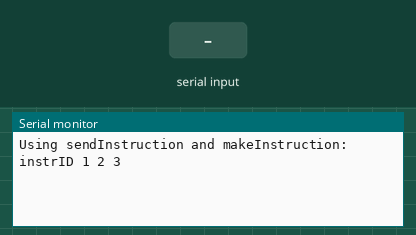
Recording of a sketch running on a simulated Arduino Uno, built with avr-gcc and run on an emulated ATmega328P. Shown: the last lines printed to the serial monitor. Inputs (shaded band) come from the test bench.

Above: at 1.3 s.
1.4 s: "setValues,1\n" received over Serial
At 2.5 s:
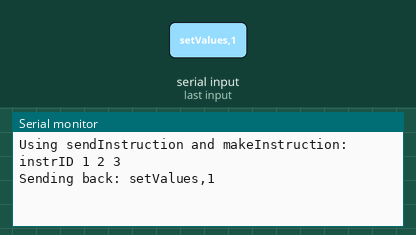
2.9 s: "getValues,1\n" received over Serial
At 3.7 s:
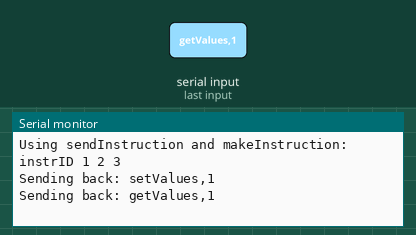
4.4 s: "setValues\n" received over Serial
At 5.6 s:
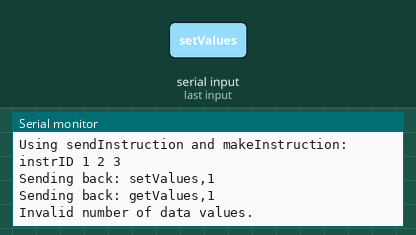
5.9 s: "getValues\n" received over Serial
At 7.1 s:
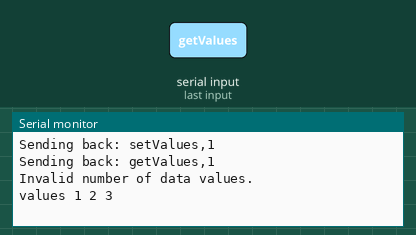
7.4 s: "90,45,200\n" received over Serial
At 8.2 s:
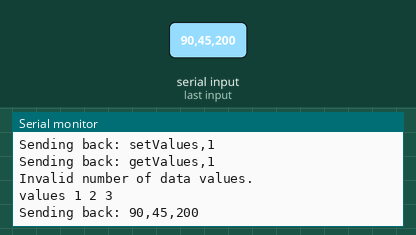
8.9 s: "90,45\n" received over Serial
At 10.4 s:
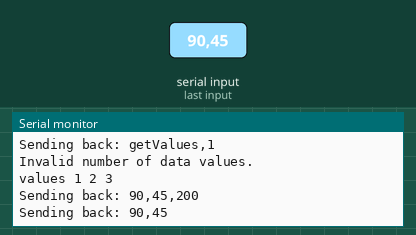

Measured:
- after the input at 1.4 s, the serial monitor: prints a new line at once (image 1)
- after the input at 2.9 s, the serial monitor: prints a new line at once (image 2)
- after the input at 4.4 s, the serial monitor: prints a new line at once (image 3)
- after the input at 5.9 s, the serial monitor: prints a new line at once (image 4)
- after the input at 7.4 s, the serial monitor: prints a new line at once (image 5)
- after the input at 8.9 s, the serial monitor: prints a new line at once (image 6)

The sketch:

driver.ino
```cpp
// Written by: Jakub Krzeptowski-Mucha
//
// The driver is an example of how a program would use the Serial_COM library. The user
// must implement the instructionInterpreter method from the Serial_COM class. It is
// recommended to implement the interpreter in the driver as it will have access to
// public object methods.


#include "Serial_COM.h"

Serial_COM serial_com;

// Sample data to be read and written by instruction interpreter
String instrID = "instrID";
int data_set[] = {1, 2, 3};
int data_set_size = sizeof(data_set) / sizeof(data_set[0]);


void setup() {
  serial_com.start();
  Serial.print("Using sendInstruction and makeInstruction: ");
  serial_com.sendInstruction(serial_com.makeInstruction(instrID, data_set, data_set_size));
}


void loop() {
  if(Serial.available()){ serial_com.instructionInterpreter(Serial.readStringUntil('\n')); }
}


// Example method that sets a set of data from data received as an instruction.
void setValues(int data[], int num_data){
  // It is important to verify the size of your instruction.
  if(num_data != data_set_size){ Serial.println("Invalid number of data values."); return; }
  for(int i=0; i<data_set_size; i++){ data_set[i] = data[i]; }
}


// Example method that sends the set of current values as an instruction, using "values" as the instructionID.
void getValues(){ serial_com.sendInstruction(serial_com.makeInstruction("values", data_set, data_set_size)); }


// When an instruction is received it is sent to the instruction interpreter where it will
// be parsed to determine the instructionID and arguments. If the instruction is valid, the
// instructionID will be used to determine which branch to execute.
//
// This function is declared as virtual which allows it to be defined in this file. This allows
// the instruction interpreter to execute public methods of global objects. For example, an object
// can be designed to interface a piece of hardware. The instruction interpreter can execute
// a method to set the pins of this piece of hardware through the object.
void Serial_COM::instructionInterpreter(String input){
  int instr_size = getSize(input); // instr_size = 1 instrID + num(data)
  if(instr_size == -1){ return;}   // invalid instruction, invalid number of data.

  // At this point, cannot be certain that the input is a valid instruction.
  // Must extract instructionID and data members to validate instruction.

  // Extracting instruction ID and instruction arguments
  String parsed_instr[instr_size];
  parseInstruction(input, parsed_instr, instr_size, " ");
  String instructionID = parsed_instr[0];

  // At this point, the input has been parsed into tokens and stored in parsed_instr.
  // Still cannot be certain of a valid instruction until the decision structure executing
  // instruction methods recognizes an instructionID.

  int num_data = instr_size-1; // subtracting instructionID
  int data[num_data];

  if(instr_size > 1){ extractIntData(parsed_instr, data, instr_size); }

  // At this point, if the input is a valid instruction the decision structure below
  // will execute based upon the instructionID.

  // Executing based on instructionID.
       if(instructionID == "setValues"){ setValues(data, num_data); }
  else if(instructionID == "getValues"){ getValues();               }
  else{ Serial.print("Sending back: "); Serial.println(input);      }
}
```

Serial_COM.h
```cpp
// This is a Serial communication library designed to send and receive instructions to
// and from another microcontroller or program.


class Serial_COM{
  public:
    virtual void instructionInterpreter(String);
    String makeInstruction(String, String[], int, char*);
    String makeInstruction(String, int[], int, char*);
    int sendInstruction(String);
    void start();

  private:
    const int BUFFER_LENGTH = 256; // Maximum number of characters read from Serial at one time.
    const int INSTR_DELAY   = 100; // Minimum delay time to send an instruction.
    const int MAX_DATA      = 20;  // Maximum number of expected data members. SUBJECT TO CHANGE BY PROGRAMMER.

    int getSize(String, char*);
    void parseInstruction(String, String[], int, char*);
    void extractIntData(String[], int[], int);
};


// Initialization method for the Serial_COM class. Cannot set Serial baud rate (Serial.begin()) in constructor.
void Serial_COM::start(){ Serial.begin(9600); }


// Returns the number of tokens an instruction has. Each token is seperated by a
// a delimiter; the default delimiter is a space " ". If the number of tokens is
// larger than the maximum number of expected tokens, the method will return -1.
// This can be caught to terminate analyzing the Serial input as it is not a
// valid instruction.
int Serial_COM::getSize(String instruction, char *delimiter=" "){
  int instr_size = 0;
  char input[BUFFER_LENGTH];
  char *pch;

  instruction.toCharArray(input, BUFFER_LENGTH);
  pch = strtok(input, delimiter);
  for(;pch != NULL && instr_size < MAX_DATA; instr_size++){ String token(pch); pch = strtok(NULL, delimiter); }
  if(instr_size >= MAX_DATA){return -1;}

  return instr_size;
}


// Sends the instruction via Serial; delay is to ensure instruction is completely sent.
int Serial_COM::sendInstruction(String instruction){ Serial.println(instruction); delay(INSTR_DELAY); }


// Makes an instruction from a set of int data.
String Serial_COM::makeInstruction(String instructionID, int data[], int arrSize, char *delimiter=" "){
  String instruction = instructionID;
  for(int i=0; i<arrSize; i++){ instruction = instruction + delimiter + String(data[i]); }
  return instruction;
}


// Makes an instruction from a set of String data.
String Serial_COM::makeInstruction(String instructionID, String data[], int arrSize, char *delimiter=" "){
  String instruction = instructionID;
  for(int i=0; i<arrSize; i++){ instruction = instruction + delimiter + data[i]; }
  return instruction;
}


// Parses an instruction received from Serial. The first token, the zeroeth element of parsed_instr,
// is the instructionID which is used to specify which instruction to execute. The tokens following the
// instructionID are the arguments to the instruction.
void Serial_COM::parseInstruction(String instruction, String parsed_instr[], int arrSize, char *delimiter=" "){
  char input[BUFFER_LENGTH];
  instruction.toCharArray(input, BUFFER_LENGTH);
  char *pch;

  pch = strtok(input, delimiter);
  for(int i=0; i<arrSize && pch != NULL; i++){
     String token(pch);
     parsed_instr[i] = token;
     pch = strtok(NULL, delimiter);
  }
}


// Extracts integer values from parsed_instr. The zeroeth element of parsed_instr is the instructionID
// and the rest are the data values.
void Serial_COM::extractIntData(String parsed_instr[], int extractedData[], int arrSize){
  for(int i=0; i<arrSize; i++){ extractedData[i] = parsed_instr[i+1].toInt(); }
}
```
